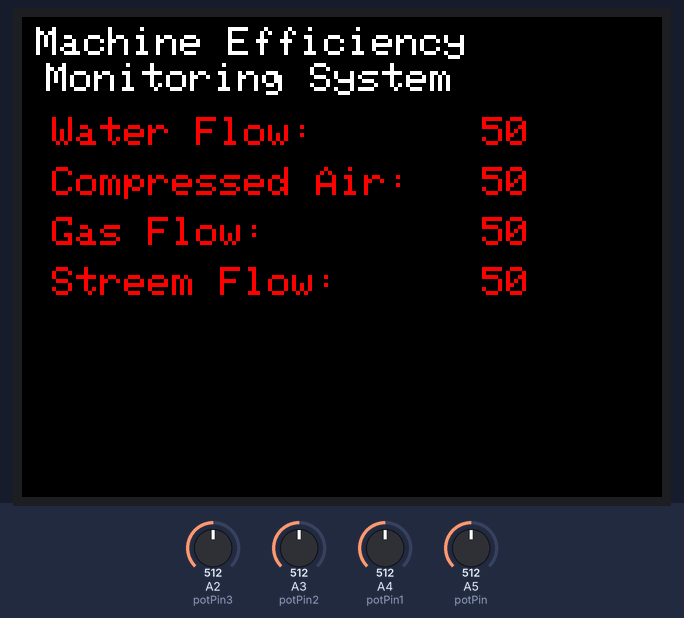
Bench run of a sketch on a simulated Arduino Uno, built with avr-gcc and run on an emulated ATmega328P. Parts: 320×240 colour display. The test bench sets the inputs (shaded band); at power-on: A2 (potPin3) = 512, A3 (potPin2) = 512, A4 (potPin1) = 512, A5 (potPin) = 512. What the sketch prints to the serial monitor is not drawn.

Above: at 1.3 s.
1.4 s: A2 (potPin3) set to 716
At 2.3 s:
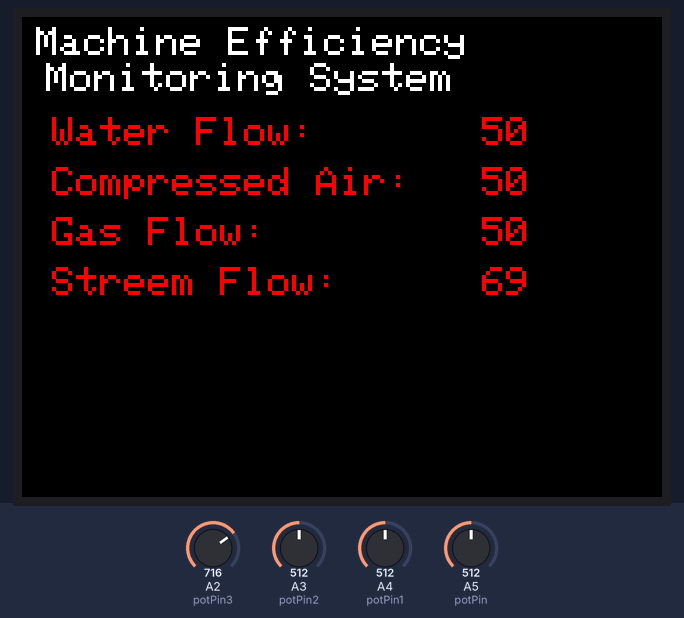
2.9 s: A3 (potPin2) set to 306
At 3.2 s:
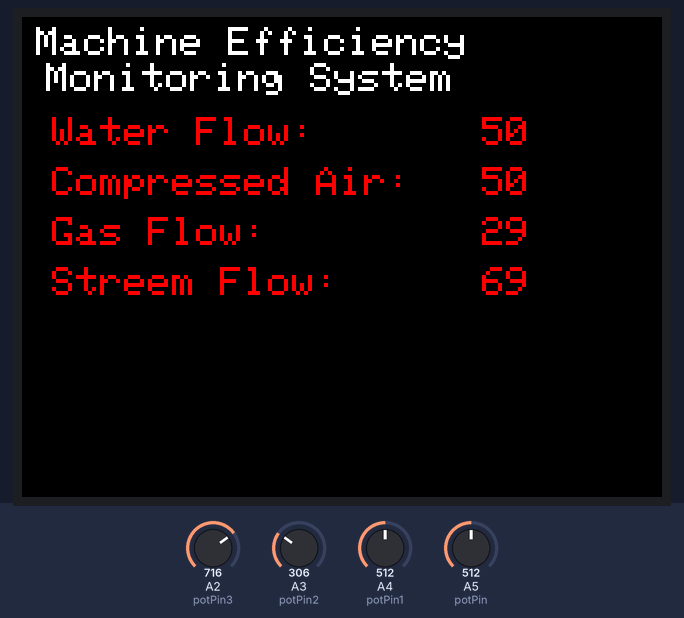
4.4 s: A4 (potPin1) set to 992
At 5.6 s:
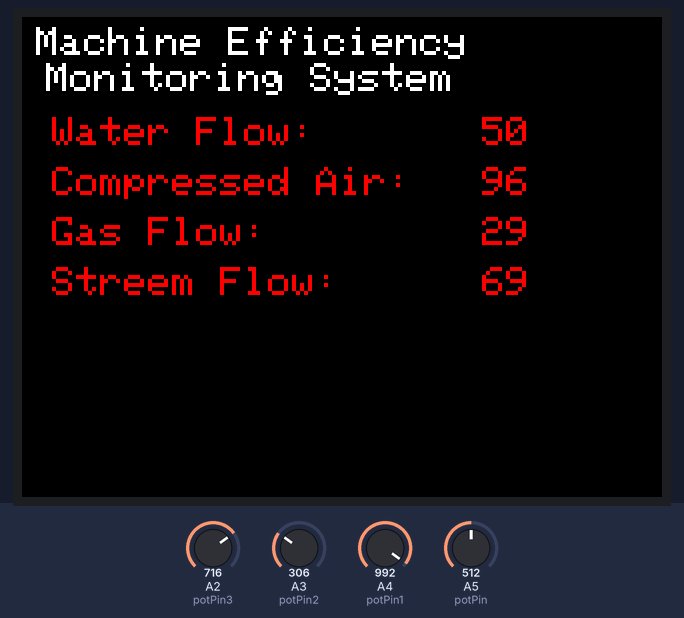
5.9 s: A5 (potPin) set to 30
At 7.0 s:
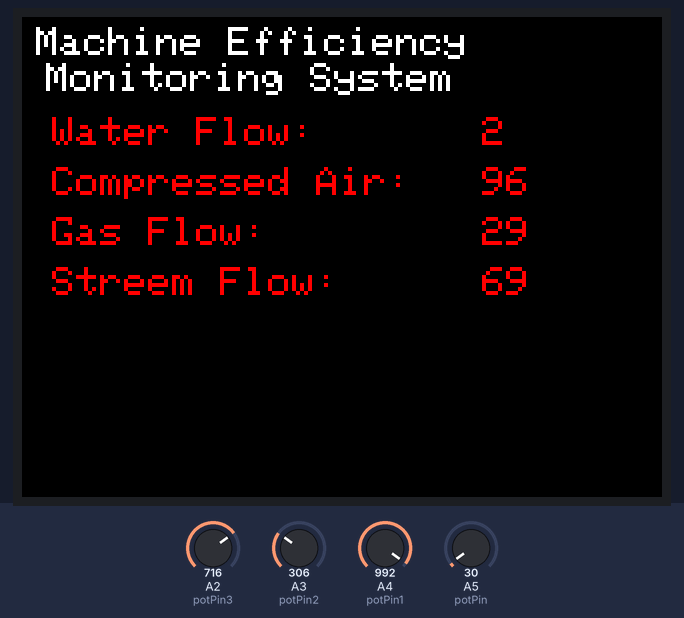
7.4 s: A2 (potPin3) set to 992
At 7.9 s:
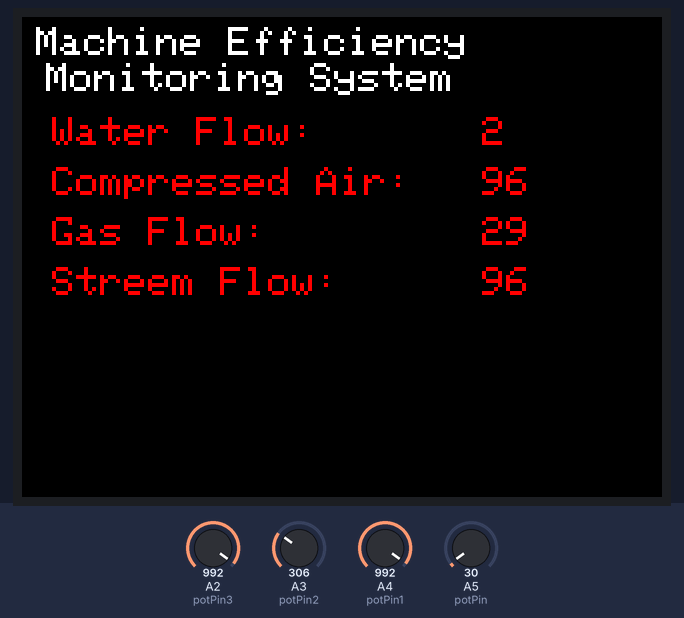
8.9 s: A3 (potPin2) set to 30
Timing chart, 0 to 11.4 s (numbered marks = the images above; inputs shaded):
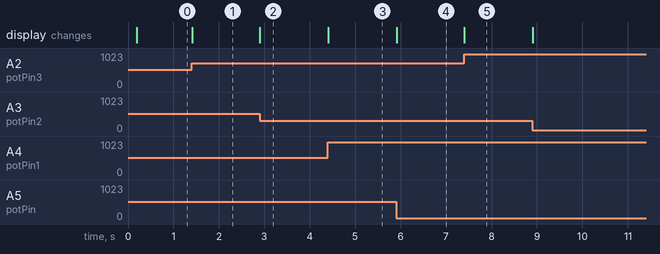

Measured:
- after the input at 1.4 s, the display: changes at once (image 1)
- after the input at 2.9 s, the display: changes at once (image 2)
- after the input at 4.4 s, the display: changes at once (image 3)
- after the input at 5.9 s, the display: changes at once (image 4)
- after the input at 7.4 s, the display: changes at once (image 5)

The sketch:

sketch_sep24a.ino
```cpp
#include "SPI.h"
#include "Adafruit_GFX.h"
#include "Adafruit_ILI9341.h"

#define BOXSIZE 25
//#include "dragon.h"

// For the Adafruit shield, these are the default.
//#define TFT_DC 9
//#define TFT_CS 10

// Use hardware SPI (on Uno, #13, #12, #11) and the above for CS/DC
//Adafruit_ILI9341 tft = Adafruit_ILI9341(TFT_CS, TFT_DC);
// If using the breakout, change pins as desired
Adafruit_ILI9341 tft = Adafruit_ILI9341(8, 9, 11, 13,10, 12);

int potPin = A5;
int xvalue;
int xvalue1;
int xvalueX;


int potPin1 = A4;
int yvalue;
int yvalue1;
int yvalueX;


int potPin2 = A3;
int value2;
int value12;
int valueX2;


int potPin3 = A2;
int value3;
int value13;
int valueX3;

void setup() {
  Serial.begin(9600);
  pinMode(potPin, INPUT);

  pinMode(potPin1, INPUT);

  pinMode(potPin2, INPUT);

  pinMode(potPin3, INPUT);


  tft.begin();


    tft.setRotation(1);
  //tft.fillRect(0, 0, BOXSIZE*6, BOXSIZE, ILI9341_RED);
  //tft.fillRect(0, BOXSIZE, BOXSIZE*6, BOXSIZE, ILI9341_YELLOW);
  //tft.fillRect(0, BOXSIZE*2, BOXSIZE*6, BOXSIZE, ILI9341_GREEN);
  //tft.fillRect(0, BOXSIZE*3, BOXSIZE*6, BOXSIZE, ILI9341_CYAN);
  //tft.fillRect(0, BOXSIZE*4, BOXSIZE*6, BOXSIZE, ILI9341_BLUE);
  //tft.fillRect(0, BOXSIZE*5, BOXSIZE*6, BOXSIZE, ILI9341_MAGENTA);

  tft.setCursor(7, 5);
  tft.setTextColor(ILI9341_WHITE);  tft.setTextSize(2);
  tft.println("Machine Efficiency");
  tft.setCursor(12, 23);
  tft.setTextColor(ILI9341_WHITE);  tft.setTextSize(2);
  tft.println("Monitoring System");

      tft.setCursor(15, BOXSIZE*2);
      tft.setTextColor(ILI9341_RED);  tft.setTextSize(2);
      tft.print("Water Flow:");

      tft.setCursor(15, BOXSIZE*3);
      tft.setTextColor(ILI9341_RED);  tft.setTextSize(2);
      tft.print("Compressed Air:");


      tft.setCursor(15, BOXSIZE*4);
      tft.setTextColor(ILI9341_RED);  tft.setTextSize(2);
      tft.print("Gas Flow:");


      tft.setCursor(15, BOXSIZE*5);
      tft.setTextColor(ILI9341_RED);  tft.setTextSize(2);
      tft.print("Streem Flow:");
}


void loop(void) {
  xvalue = analogRead(potPin);
  yvalue = analogRead(potPin1);
  value2 = analogRead(potPin2);
  value3 = analogRead(potPin3);

    if (xvalue != xvalue1) {
      tft.fillRect(230, BOXSIZE*2, BOXSIZE*2, (BOXSIZE+10)/2, ILI9341_BLACK);
      xvalueX = map(xvalue, 0, 1023, 0, 100);
      tft.setCursor(230, BOXSIZE*2);
      tft.setTextColor(ILI9341_RED);  tft.setTextSize(2);
      //tft.print(Pot_value);

      tft.print(xvalueX);
      Serial.print(xvalueX);

      xvalue1 = xvalue;
      delay(10);
  }

    if (yvalue != yvalue1) {
      tft.fillRect(230, BOXSIZE*3, BOXSIZE*2, (BOXSIZE+10)/2, ILI9341_BLACK);
      yvalueX = map(yvalue, 0, 1023, 0, 100);
      tft.setCursor(230, BOXSIZE*3);
      tft.setTextColor(ILI9341_RED);  tft.setTextSize(2);
      //tft.print(Pot_value);

      tft.print(yvalueX);
      Serial.print(yvalueX);

      yvalue1 = yvalue;
      delay(10);
  }


      if (value2 != value12) {
      tft.fillRect(230, BOXSIZE*4, BOXSIZE*2, (BOXSIZE+10)/2, ILI9341_BLACK);
      valueX2 = map(value2, 0, 1023, 0, 100);
      tft.setCursor(230, BOXSIZE*4);
      tft.setTextColor(ILI9341_RED);  tft.setTextSize(2);
      //tft.print(Pot_value);

      tft.print(valueX2);
      Serial.print(valueX2);

      value12 = value2;
      delay(10);
  }


      if (value3 != value13) {
      tft.fillRect(230, BOXSIZE*5, BOXSIZE*2, (BOXSIZE+10)/2, ILI9341_BLACK);
      valueX3 = map(value3, 0, 1023, 0, 100);
      tft.setCursor(230, BOXSIZE*5);
      tft.setTextColor(ILI9341_RED);  tft.setTextSize(2);
      //tft.print(Pot_value);

      tft.print(valueX3);
      Serial.print(valueX3);

      value13 = value3;
      delay(10);
  }
  delay(10);
}
```
